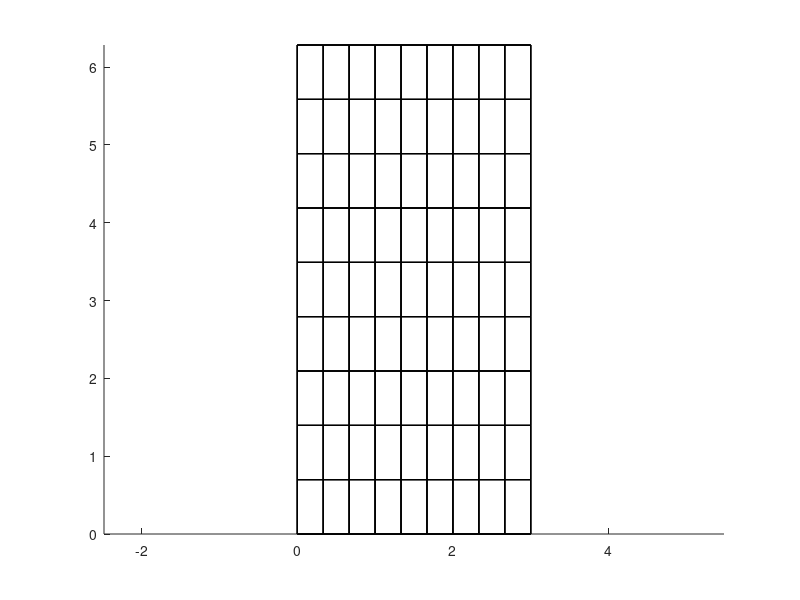

This chart was generated by the following MATLAB code:
function cylinderTransformGeometry

n1 = 10; % pocet bodu site profilu
n2 = 10;
n3 = 5;
L = 3;
r1 = 1;
r2 = 1.1;

display(['Pocet bunek site je: ', num2str(n1*n2*n3)]);

X = zeros(n1,n2,n3);
Y = zeros(n1,n2,n3);
Z = zeros(n1,n2,n3);

x = linspace(0,L,n1);
y = linspace(0,2*pi,n2);
z = linspace(r1,r2,n3);
for i = 1:n2
    for j = 1:n2
        for k = 1:n3
            X(i,j,k) = x(i);
            Y(i,j,k) = y(j);
            Z(i,j,k) = z(k);
        end
    end
end

ind = zeros(n1,n2,n3);
P = zeros(n1*n2*n3,3);
s = 1;
for j = 1:n2
    for i = 1:n1    
        for k = 1:n3
            ind(i,j,k) = s;
            P(s,:) = [X(i,j,k),Y(i,j,k),Z(i,j,k)];
            s = s + 1;
        end
    end
end
%ind(:,n2,:) = ind(:,1,:);

nq = (n1-1)*(n2-1)*(n3-1);
QP = zeros(nq,8);
s = 1;
for i = 1:n1-1
    for j = 1:n2-1
        for k = 1:n3-1
            v = [ind(i,j,k),ind(i+1,j,k),ind(i+1,j+1,k),ind(i,j+1,k),ind(i,j,k+1),ind(i+1,j,k+1),ind(i+1,j+1,k+1),ind(i,j+1,k+1)];
            QP(s,:) = v;
            s = s + 1;
        end
    end
end

% boundary condition
eps = 1e-5;
bound = [];
for i = 1:length(QP(:,1))
    for k = 1:6
        index = face(k);
        xs = sum(P(QP(i,index),1))/4;
        if(abs(xs) < eps)
            bound = [bound; [-2, QP(i,index)-1]];
        end
        if(abs(xs-L) < eps)
            bound = [bound; [-3, QP(i,index)-1]];
        end 
    end
end

mkdir('mesh')
dlmwrite('mesh/vertices.txt', P, 'delimiter', ' ', 'precision', 16);
dlmwrite('mesh/elements.txt', QP-1, 'delimiter', ' ');
dlmwrite('mesh/boundaryType.txt', bound, 'delimiter', ' ');
dlmwrite('mesh/elementType.txt', 63*ones(size(QP,1),1), 'delimiter', ' ');

if(1 == 1)
    figure;
    hold on;
    for k = 1:n3;
        for i = 1:n1
            plot3(X(i,:,k),Y(i,:,k),Z(i,:,k),'k');
        end
        for j = 1:n2
            plot3(X(:,j,k),Y(:,j,k),Z(:,j,k),'k');
        end
    end
    axis equal;
end


function ind = face(k)
    switch k
        case(1)
            ind = [0, 1, 2, 3]+1;
        case(2)
            ind = [4, 7, 6, 5]+1;
        case(3)
            ind = [0, 4, 5, 1]+1;
        case(4)
            ind = [1, 5, 6, 2]+1;
        case(5)
            ind = [2, 6, 7, 3]+1;
        case(6)
            ind = [3, 7, 4, 0]+1;
    end











